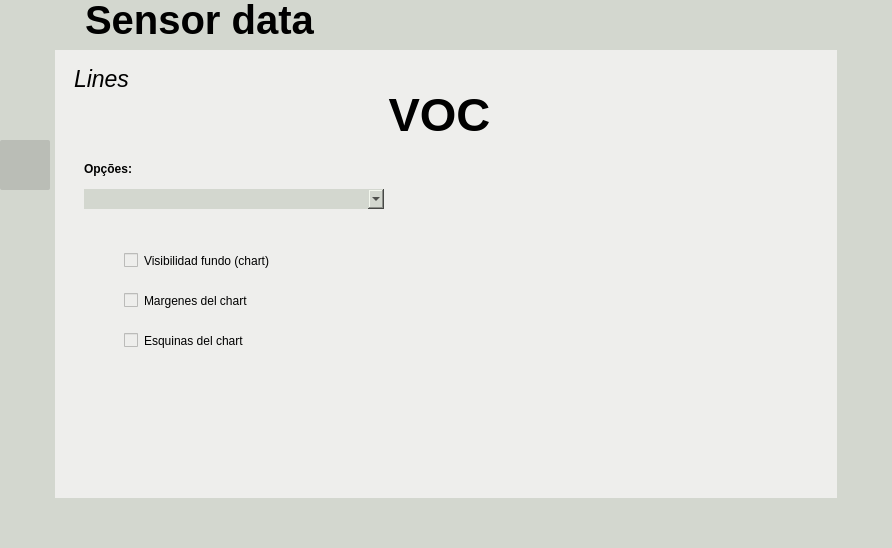
<?xml version="1.0" encoding="UTF-8"?>
<ui version="4.0">
 <class>MainWindow</class>
 <widget class="QMainWindow" name="MainWindow">
  <property name="geometry">
   <rect>
    <x>0</x>
    <y>0</y>
    <width>892</width>
    <height>548</height>
   </rect>
  </property>
  <property name="windowTitle">
   <string>MainWindow</string>
  </property>
  <widget class="QWidget" name="centralwidget">
   <property name="styleSheet">
    <string notr="true">background-color: rgb(238, 238, 236);
</string>
   </property>
   <layout class="QVBoxLayout" name="verticalLayout">
    <property name="spacing">
     <number>0</number>
    </property>
    <property name="leftMargin">
     <number>0</number>
    </property>
    <property name="topMargin">
     <number>0</number>
    </property>
    <property name="rightMargin">
     <number>0</number>
    </property>
    <property name="bottomMargin">
     <number>0</number>
    </property>
    <item>
     <widget class="QFrame" name="frame_1">
      <property name="maximumSize">
       <size>
        <width>16777215</width>
        <height>50</height>
       </size>
      </property>
      <property name="styleSheet">
       <string notr="true">border:0</string>
      </property>
      <property name="frameShape">
       <enum>QFrame::StyledPanel</enum>
      </property>
      <property name="frameShadow">
       <enum>QFrame::Raised</enum>
      </property>
      <layout class="QHBoxLayout" name="horizontalLayout_2">
       <property name="spacing">
        <number>0</number>
       </property>
       <property name="leftMargin">
        <number>0</number>
       </property>
       <property name="topMargin">
        <number>0</number>
       </property>
       <property name="rightMargin">
        <number>0</number>
       </property>
       <property name="bottomMargin">
        <number>0</number>
       </property>
       <item>
        <widget class="QFrame" name="Menu">
         <property name="minimumSize">
          <size>
           <width>55</width>
           <height>50</height>
          </size>
         </property>
         <property name="maximumSize">
          <size>
           <width>55</width>
           <height>16777215</height>
          </size>
         </property>
         <property name="styleSheet">
          <string notr="true">border:0 ; 
background-color: rgb(211, 215, 207);</string>
         </property>
         <property name="frameShape">
          <enum>QFrame::StyledPanel</enum>
         </property>
         <property name="frameShadow">
          <enum>QFrame::Raised</enum>
         </property>
         <widget class="QPushButton" name="GotoMainButton">
          <property name="geometry">
           <rect>
            <x>10</x>
            <y>10</y>
            <width>40</width>
            <height>30</height>
           </rect>
          </property>
          <property name="minimumSize">
           <size>
            <width>1</width>
            <height>0</height>
           </size>
          </property>
          <property name="styleSheet">
           <string notr="true">QPushButton{
background-image:url(:/LeftArrow/Design/icones/left-arrow_40x30.png);
border-radius:2px;
}</string>
          </property>
          <property name="text">
           <string/>
          </property>
          <property name="iconSize">
           <size>
            <width>20</width>
            <height>20</height>
           </size>
          </property>
         </widget>
        </widget>
       </item>
       <item>
        <widget class="QFrame" name="Title">
         <property name="minimumSize">
          <size>
           <width>837</width>
           <height>50</height>
          </size>
         </property>
         <property name="styleSheet">
          <string notr="true">border:0 ; 
background-color: rgb(211, 215, 207);</string>
         </property>
         <property name="frameShape">
          <enum>QFrame::StyledPanel</enum>
         </property>
         <property name="frameShadow">
          <enum>QFrame::Raised</enum>
         </property>
         <widget class="QLabel" name="label_2">
          <property name="enabled">
           <bool>true</bool>
          </property>
          <property name="geometry">
           <rect>
            <x>30</x>
            <y>-10</y>
            <width>261</width>
            <height>60</height>
           </rect>
          </property>
          <property name="minimumSize">
           <size>
            <width>40</width>
            <height>60</height>
           </size>
          </property>
          <property name="maximumSize">
           <size>
            <width>16777215</width>
            <height>20</height>
           </size>
          </property>
          <property name="font">
           <font>
            <pointsize>30</pointsize>
            <weight>75</weight>
            <bold>true</bold>
           </font>
          </property>
          <property name="text">
           <string>Sensor data</string>
          </property>
          <property name="scaledContents">
           <bool>true</bool>
          </property>
         </widget>
        </widget>
       </item>
      </layout>
     </widget>
    </item>
    <item>
     <widget class="QFrame" name="frame_2">
      <property name="styleSheet">
       <string notr="true">border:0</string>
      </property>
      <property name="frameShape">
       <enum>QFrame::StyledPanel</enum>
      </property>
      <property name="frameShadow">
       <enum>QFrame::Raised</enum>
      </property>
      <layout class="QHBoxLayout" name="horizontalLayout">
       <property name="spacing">
        <number>0</number>
       </property>
       <property name="leftMargin">
        <number>0</number>
       </property>
       <property name="topMargin">
        <number>0</number>
       </property>
       <property name="rightMargin">
        <number>0</number>
       </property>
       <property name="bottomMargin">
        <number>0</number>
       </property>
       <item>
        <widget class="QFrame" name="Left">
         <property name="minimumSize">
          <size>
           <width>55</width>
           <height>0</height>
          </size>
         </property>
         <property name="maximumSize">
          <size>
           <width>55</width>
           <height>16777215</height>
          </size>
         </property>
         <property name="styleSheet">
          <string notr="true">border:0 ; 
background-color: rgb(211, 215, 207);</string>
         </property>
         <property name="frameShape">
          <enum>QFrame::StyledPanel</enum>
         </property>
         <property name="frameShadow">
          <enum>QFrame::Raised</enum>
         </property>
         <layout class="QVBoxLayout" name="verticalLayout_2">
          <property name="spacing">
           <number>6</number>
          </property>
          <property name="leftMargin">
           <number>0</number>
          </property>
          <property name="topMargin">
           <number>0</number>
          </property>
          <property name="rightMargin">
           <number>0</number>
          </property>
          <property name="bottomMargin">
           <number>0</number>
          </property>
          <item>
           <widget class="QFrame" name="TOP_BUTTON">
            <property name="maximumSize">
             <size>
              <width>150</width>
              <height>16777215</height>
             </size>
            </property>
            <property name="frameShape">
             <enum>QFrame::StyledPanel</enum>
            </property>
            <property name="frameShadow">
             <enum>QFrame::Raised</enum>
            </property>
            <widget class="QPushButton" name="GotoGraphicButton_1">
             <property name="geometry">
              <rect>
               <x>0</x>
               <y>360</y>
               <width>50</width>
               <height>50</height>
              </rect>
             </property>
             <property name="minimumSize">
              <size>
               <width>50</width>
               <height>50</height>
              </size>
             </property>
             <property name="maximumSize">
              <size>
               <width>50</width>
               <height>50</height>
              </size>
             </property>
             <property name="styleSheet">
              <string notr="true">QPushButton{
background-image:url(:/Graphic/Design/icones/icons8-combo-chart-50.png);
border-radius:2px;
 background-repeat:none;
padding-left: 50px; 
color: rgb(255, 255, 255);
border-radius: 10px;
}

QPushButton:hover{
	background-color: rgb(136, 138, 133);
}</string>
             </property>
             <property name="text">
              <string/>
             </property>
             <property name="iconSize">
              <size>
               <width>20</width>
               <height>20</height>
              </size>
             </property>
            </widget>
            <widget class="QPushButton" name="GotoGraphicButton">
             <property name="geometry">
              <rect>
               <x>0</x>
               <y>280</y>
               <width>50</width>
               <height>50</height>
              </rect>
             </property>
             <property name="minimumSize">
              <size>
               <width>50</width>
               <height>50</height>
              </size>
             </property>
             <property name="maximumSize">
              <size>
               <width>50</width>
               <height>50</height>
              </size>
             </property>
             <property name="styleSheet">
              <string notr="true">QPushButton{
	background-image: url(:/Graphic/Design/icones/graph_50x50.png);
border-radius:2px;
 background-repeat:none;
padding-left: 50px; 
color: rgb(255, 255, 255);
border-radius: 10px;
}

QPushButton:hover{
	background-color: rgb(136, 138, 133);
}</string>
             </property>
             <property name="text">
              <string/>
             </property>
             <property name="iconSize">
              <size>
               <width>20</width>
               <height>20</height>
              </size>
             </property>
            </widget>
            <widget class="QPushButton" name="GotoGraphicButton_3">
             <property name="geometry">
              <rect>
               <x>0</x>
               <y>190</y>
               <width>50</width>
               <height>50</height>
              </rect>
             </property>
             <property name="minimumSize">
              <size>
               <width>40</width>
               <height>50</height>
              </size>
             </property>
             <property name="maximumSize">
              <size>
               <width>50</width>
               <height>50</height>
              </size>
             </property>
             <property name="styleSheet">
              <string notr="true">QPushButton{
	background-image: url(:/Graphic/Design/icones/statistics_50x50.png);
border-radius:2px;
 background-repeat:none;
padding-left: 50px; 
color: rgb(255, 255, 255);
border-radius: 10px;
}

QPushButton:hover{
	background-color: rgb(136, 138, 133);
}</string>
             </property>
             <property name="text">
              <string/>
             </property>
             <property name="iconSize">
              <size>
               <width>20</width>
               <height>20</height>
              </size>
             </property>
            </widget>
            <widget class="QPushButton" name="GotoTableButton">
             <property name="geometry">
              <rect>
               <x>0</x>
               <y>90</y>
               <width>50</width>
               <height>50</height>
              </rect>
             </property>
             <property name="minimumSize">
              <size>
               <width>50</width>
               <height>50</height>
              </size>
             </property>
             <property name="maximumSize">
              <size>
               <width>50</width>
               <height>50</height>
              </size>
             </property>
             <property name="styleSheet">
              <string notr="true">QPushButton{
	padding: 5px 7px; 
	border-radius: 10px;
	background-image: url(:/Table/Design/icones/table_50x50.png);
border-radius:2px;
 background-repeat:none;
background-color: rgb(186, 189, 182);
	color: rgb(255, 255, 255);
	background-position: center left;
	padding-left: 50px; 
}


QPushButton:hover{
		background-color: rgb(136, 138, 133);
}</string>
             </property>
             <property name="text">
              <string/>
             </property>
             <property name="iconSize">
              <size>
               <width>20</width>
               <height>20</height>
              </size>
             </property>
            </widget>
           </widget>
          </item>
         </layout>
        </widget>
       </item>
       <item>
        <widget class="QFrame" name="Mid">
         <property name="styleSheet">
          <string notr="true">border:0;</string>
         </property>
         <property name="frameShape">
          <enum>QFrame::StyledPanel</enum>
         </property>
         <property name="frameShadow">
          <enum>QFrame::Raised</enum>
         </property>
         <layout class="QVBoxLayout" name="verticalLayout_3">
          <item>
           <widget class="QFrame" name="frame_53">
            <property name="frameShape">
             <enum>QFrame::StyledPanel</enum>
            </property>
            <property name="frameShadow">
             <enum>QFrame::Raised</enum>
            </property>
            <widget class="QLabel" name="NomeSensor">
             <property name="geometry">
              <rect>
               <x>100</x>
               <y>30</y>
               <width>551</width>
               <height>51</height>
              </rect>
             </property>
             <property name="font">
              <font>
               <pointsize>35</pointsize>
               <weight>75</weight>
               <bold>true</bold>
              </font>
             </property>
             <property name="styleSheet">
              <string notr="true">´</string>
             </property>
             <property name="text">
              <string>VOC</string>
             </property>
             <property name="scaledContents">
              <bool>true</bool>
             </property>
             <property name="alignment">
              <set>Qt::AlignCenter</set>
             </property>
            </widget>
            <widget class="QLabel" name="label">
             <property name="geometry">
              <rect>
               <x>10</x>
               <y>10</y>
               <width>67</width>
               <height>19</height>
              </rect>
             </property>
             <property name="font">
              <font>
               <pointsize>17</pointsize>
               <weight>50</weight>
               <italic>true</italic>
               <bold>false</bold>
              </font>
             </property>
             <property name="text">
              <string>Lines</string>
             </property>
            </widget>
            <widget class="QFrame" name="frame_4">
             <property name="geometry">
              <rect>
               <x>20</x>
               <y>100</y>
               <width>310</width>
               <height>261</height>
              </rect>
             </property>
             <property name="sizePolicy">
              <sizepolicy hsizetype="Preferred" vsizetype="Preferred">
               <horstretch>0</horstretch>
               <verstretch>0</verstretch>
              </sizepolicy>
             </property>
             <property name="minimumSize">
              <size>
               <width>310</width>
               <height>0</height>
              </size>
             </property>
             <property name="maximumSize">
              <size>
               <width>310</width>
               <height>16777215</height>
              </size>
             </property>
             <property name="frameShape">
              <enum>QFrame::StyledPanel</enum>
             </property>
             <property name="frameShadow">
              <enum>QFrame::Raised</enum>
             </property>
             <widget class="QComboBox" name="comboBoxColor">
              <property name="geometry">
               <rect>
                <x>0</x>
                <y>30</y>
                <width>300</width>
                <height>20</height>
               </rect>
              </property>
              <property name="sizePolicy">
               <sizepolicy hsizetype="Fixed" vsizetype="Fixed">
                <horstretch>0</horstretch>
                <verstretch>0</verstretch>
               </sizepolicy>
              </property>
              <property name="minimumSize">
               <size>
                <width>200</width>
                <height>20</height>
               </size>
              </property>
              <property name="styleSheet">
               <string notr="true">background-color: rgb(211, 215, 207);</string>
              </property>
              <property name="editable">
               <bool>false</bool>
              </property>
              <property name="modelColumn">
               <number>1</number>
              </property>
             </widget>
             <widget class="QCheckBox" name="checkBoxVisibilidadFundoChart">
              <property name="geometry">
               <rect>
                <x>40</x>
                <y>90</y>
                <width>185</width>
                <height>23</height>
               </rect>
              </property>
              <property name="minimumSize">
               <size>
                <width>185</width>
                <height>0</height>
               </size>
              </property>
              <property name="maximumSize">
               <size>
                <width>185</width>
                <height>16777215</height>
               </size>
              </property>
              <property name="text">
               <string>Visibilidad fundo (chart)</string>
              </property>
             </widget>
             <widget class="QCheckBox" name="checkBoxMargenesChart">
              <property name="geometry">
               <rect>
                <x>40</x>
                <y>130</y>
                <width>185</width>
                <height>23</height>
               </rect>
              </property>
              <property name="minimumSize">
               <size>
                <width>185</width>
                <height>0</height>
               </size>
              </property>
              <property name="maximumSize">
               <size>
                <width>185</width>
                <height>16777215</height>
               </size>
              </property>
              <property name="text">
               <string>Margenes del chart</string>
              </property>
             </widget>
             <widget class="QCheckBox" name="checkBoxEsquinasChart">
              <property name="geometry">
               <rect>
                <x>40</x>
                <y>170</y>
                <width>185</width>
                <height>23</height>
               </rect>
              </property>
              <property name="minimumSize">
               <size>
                <width>185</width>
                <height>0</height>
               </size>
              </property>
              <property name="maximumSize">
               <size>
                <width>185</width>
                <height>16777215</height>
               </size>
              </property>
              <property name="text">
               <string>Esquinas del chart</string>
              </property>
             </widget>
             <widget class="QLabel" name="label_3">
              <property name="geometry">
               <rect>
                <x>0</x>
                <y>0</y>
                <width>67</width>
                <height>19</height>
               </rect>
              </property>
              <property name="font">
               <font>
                <weight>75</weight>
                <bold>true</bold>
               </font>
              </property>
              <property name="text">
               <string>Opções:</string>
              </property>
             </widget>
            </widget>
            <widget class="QFrame" name="frame_6">
             <property name="geometry">
              <rect>
               <x>370</x>
               <y>90</y>
               <width>361</width>
               <height>341</height>
              </rect>
             </property>
             <property name="sizePolicy">
              <sizepolicy hsizetype="Preferred" vsizetype="Preferred">
               <horstretch>0</horstretch>
               <verstretch>0</verstretch>
              </sizepolicy>
             </property>
             <property name="minimumSize">
              <size>
               <width>0</width>
               <height>0</height>
              </size>
             </property>
             <property name="frameShape">
              <enum>QFrame::StyledPanel</enum>
             </property>
             <property name="frameShadow">
              <enum>QFrame::Raised</enum>
             </property>
             <layout class="QHBoxLayout" name="horizontalLayout_5">
              <item>
               <layout class="QGridLayout" name="baseDisenio_2">
                <property name="rightMargin">
                 <number>0</number>
                </property>
               </layout>
              </item>
             </layout>
            </widget>
           </widget>
          </item>
         </layout>
        </widget>
       </item>
       <item>
        <widget class="QFrame" name="Right">
         <property name="maximumSize">
          <size>
           <width>55</width>
           <height>16777215</height>
          </size>
         </property>
         <property name="styleSheet">
          <string notr="true">border:0 ; 
background-color: rgb(211, 215, 207);</string>
         </property>
         <property name="frameShape">
          <enum>QFrame::StyledPanel</enum>
         </property>
         <property name="frameShadow">
          <enum>QFrame::Raised</enum>
         </property>
        </widget>
       </item>
      </layout>
     </widget>
    </item>
    <item>
     <widget class="QFrame" name="frame_3">
      <property name="maximumSize">
       <size>
        <width>16777215</width>
        <height>50</height>
       </size>
      </property>
      <property name="styleSheet">
       <string notr="true">border:0 ; 
background-color: rgb(211, 215, 207);</string>
      </property>
      <property name="frameShape">
       <enum>QFrame::StyledPanel</enum>
      </property>
      <property name="frameShadow">
       <enum>QFrame::Raised</enum>
      </property>
      <layout class="QHBoxLayout" name="horizontalLayout_3">
       <property name="spacing">
        <number>0</number>
       </property>
       <property name="leftMargin">
        <number>0</number>
       </property>
       <property name="topMargin">
        <number>0</number>
       </property>
       <property name="rightMargin">
        <number>0</number>
       </property>
       <property name="bottomMargin">
        <number>0</number>
       </property>
       <item>
        <widget class="QFrame" name="frame">
         <property name="minimumSize">
          <size>
           <width>0</width>
           <height>60</height>
          </size>
         </property>
         <property name="frameShape">
          <enum>QFrame::StyledPanel</enum>
         </property>
         <property name="frameShadow">
          <enum>QFrame::Raised</enum>
         </property>
         <layout class="QHBoxLayout" name="horizontalLayout_4">
          <item>
           <widget class="QFrame" name="frame_7">
            <property name="maximumSize">
             <size>
              <width>150</width>
              <height>40</height>
             </size>
            </property>
            <property name="styleSheet">
             <string notr="true"> background-repeat:none;
background-image: url(:/Bosh/Design/icones/bosch-logo_2_150x40.png);</string>
            </property>
            <property name="frameShape">
             <enum>QFrame::StyledPanel</enum>
            </property>
            <property name="frameShadow">
             <enum>QFrame::Raised</enum>
            </property>
           </widget>
          </item>
          <item>
           <widget class="QFrame" name="frame_8">
            <property name="maximumSize">
             <size>
              <width>150</width>
              <height>50</height>
             </size>
            </property>
            <property name="styleSheet">
             <string notr="true"> background-repeat:none;
background-image: url(:/Bosh/Design/icones/UA1_150x40.png);</string>
            </property>
            <property name="frameShape">
             <enum>QFrame::StyledPanel</enum>
            </property>
            <property name="frameShadow">
             <enum>QFrame::Raised</enum>
            </property>
           </widget>
          </item>
         </layout>
        </widget>
       </item>
      </layout>
     </widget>
    </item>
   </layout>
  </widget>
 </widget>
 <resources>
  <include location="file_rc.qrc"/>
 </resources>
 <connections/>
</ui>
